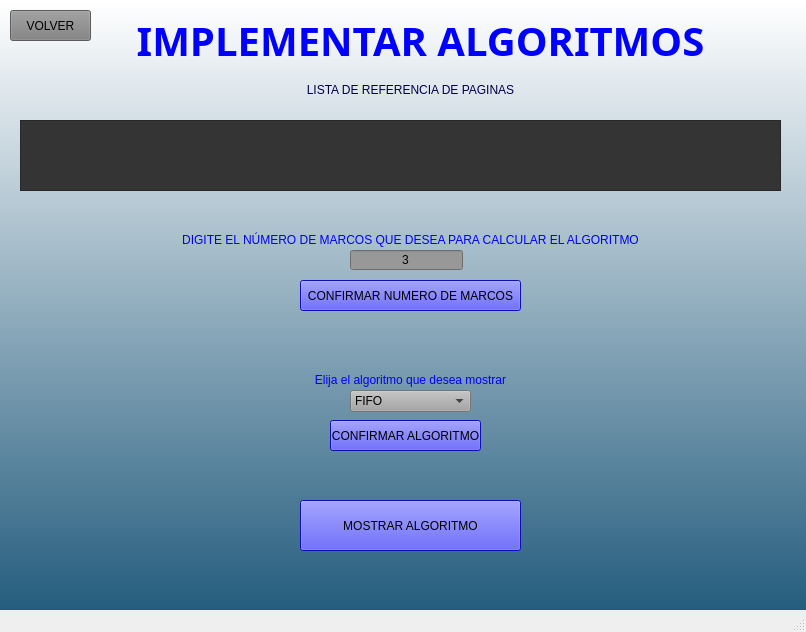
<?xml version="1.0" encoding="UTF-8"?>
<ui version="4.0">
 <class>MainWindow</class>
 <widget class="QMainWindow" name="MainWindow">
  <property name="geometry">
   <rect>
    <x>0</x>
    <y>0</y>
    <width>806</width>
    <height>632</height>
   </rect>
  </property>
  <property name="windowTitle">
   <string>MainWindow</string>
  </property>
  <property name="styleSheet">
   <string notr="true">QWidget#centralwidget{
background-color: qlineargradient(spread:repeat, x1:1, y1:1, x2:1, y2:0, stop:0 rgba(37, 93, 126, 255), stop:1 rgba(255, 255, 255, 255));}</string>
  </property>
  <widget class="QWidget" name="centralwidget">
   <widget class="QLabel" name="titulo_ventana">
    <property name="geometry">
     <rect>
      <x>110</x>
      <y>10</y>
      <width>621</width>
      <height>61</height>
     </rect>
    </property>
    <property name="sizePolicy">
     <sizepolicy hsizetype="Ignored" vsizetype="Preferred">
      <horstretch>0</horstretch>
      <verstretch>0</verstretch>
     </sizepolicy>
    </property>
    <property name="font">
     <font>
      <family>Arial Rounded MT</family>
      <pointsize>30</pointsize>
      <weight>87</weight>
      <italic>false</italic>
      <bold>true</bold>
     </font>
    </property>
    <property name="toolTip">
     <string>&lt;html&gt;&lt;head/&gt;&lt;body&gt;&lt;p align=&quot;center&quot;&gt;&lt;br/&gt;&lt;/p&gt;&lt;/body&gt;&lt;/html&gt;</string>
    </property>
    <property name="whatsThis">
     <string>&lt;html&gt;&lt;head/&gt;&lt;body&gt;&lt;p align=&quot;center&quot;&gt;&lt;br/&gt;&lt;/p&gt;&lt;/body&gt;&lt;/html&gt;</string>
    </property>
    <property name="styleSheet">
     <string notr="true">font: 700 30pt &quot;Arial Rounded MT&quot;;
color:Blue</string>
    </property>
    <property name="text">
     <string>&lt;html&gt;&lt;head/&gt;&lt;body&gt;&lt;p align=&quot;center&quot;&gt;IMPLEMENTAR ALGORITMOS&lt;/p&gt;&lt;/body&gt;&lt;/html&gt;</string>
    </property>
   </widget>
   <widget class="QPushButton" name="boton_volver">
    <property name="geometry">
     <rect>
      <x>10</x>
      <y>10</y>
      <width>81</width>
      <height>31</height>
     </rect>
    </property>
    <property name="styleSheet">
     <string notr="true">background-color: rgb(127, 127, 127);</string>
    </property>
    <property name="text">
     <string>VOLVER</string>
    </property>
   </widget>
   <widget class="QPushButton" name="boton_calcular_algoritmo">
    <property name="enabled">
     <bool>true</bool>
    </property>
    <property name="geometry">
     <rect>
      <x>300</x>
      <y>500</y>
      <width>221</width>
      <height>51</height>
     </rect>
    </property>
    <property name="styleSheet">
     <string notr="true">background-color: rgb(20, 20, 255);
font: 700 12pt &quot;Arial Rounded MT&quot;;</string>
    </property>
    <property name="text">
     <string>MOSTRAR ALGORITMO</string>
    </property>
   </widget>
   <widget class="QLabel" name="imagen_pulgar">
    <property name="geometry">
     <rect>
      <x>640</x>
      <y>360</y>
      <width>161</width>
      <height>151</height>
     </rect>
    </property>
    <property name="styleSheet">
     <string notr="true">image: url(:/icono/icono+pulgar.png);</string>
    </property>
    <property name="text">
     <string/>
    </property>
   </widget>
   <widget class="QLabel" name="subtitulo_lista_paginas">
    <property name="geometry">
     <rect>
      <x>220</x>
      <y>80</y>
      <width>381</width>
      <height>20</height>
     </rect>
    </property>
    <property name="toolTip">
     <string>&lt;html&gt;&lt;head/&gt;&lt;body&gt;&lt;p align=&quot;center&quot;&gt;&lt;br/&gt;&lt;/p&gt;&lt;/body&gt;&lt;/html&gt;</string>
    </property>
    <property name="whatsThis">
     <string>&lt;html&gt;&lt;head/&gt;&lt;body&gt;&lt;p align=&quot;center&quot;&gt;&lt;br/&gt;&lt;/p&gt;&lt;/body&gt;&lt;/html&gt;</string>
    </property>
    <property name="styleSheet">
     <string notr="true">color: rgb(0, 0, 77);
font: 16pt &quot;MS Shell Dlg 2&quot;;</string>
    </property>
    <property name="text">
     <string>LISTA DE REFERENCIA DE PAGINAS</string>
    </property>
    <property name="alignment">
     <set>Qt::AlignCenter</set>
    </property>
   </widget>
   <widget class="QLabel" name="label_marcos">
    <property name="geometry">
     <rect>
      <x>120</x>
      <y>230</y>
      <width>581</width>
      <height>20</height>
     </rect>
    </property>
    <property name="styleSheet">
     <string notr="true">color: rgb(0, 0, 255);
font: 87 10pt &quot;Arial Black&quot;;</string>
    </property>
    <property name="text">
     <string>DIGITE EL NÚMERO DE MARCOS QUE DESEA PARA CALCULAR EL ALGORITMO</string>
    </property>
    <property name="alignment">
     <set>Qt::AlignCenter</set>
    </property>
   </widget>
   <widget class="QLineEdit" name="ingresar_marcos">
    <property name="geometry">
     <rect>
      <x>350</x>
      <y>250</y>
      <width>113</width>
      <height>20</height>
     </rect>
    </property>
    <property name="styleSheet">
     <string notr="true">background-color: rgb(152, 152, 152);
font: 8pt &quot;Arial Rounded MT Bold&quot;;
</string>
    </property>
    <property name="text">
     <string>3</string>
    </property>
    <property name="alignment">
     <set>Qt::AlignCenter</set>
    </property>
   </widget>
   <widget class="QLabel" name="label_escoger_algoritmo">
    <property name="geometry">
     <rect>
      <x>260</x>
      <y>370</y>
      <width>301</width>
      <height>20</height>
     </rect>
    </property>
    <property name="styleSheet">
     <string notr="true">color: rgb(0, 0, 255);
font: 87 10pt &quot;Arial Black&quot;;</string>
    </property>
    <property name="text">
     <string>Elija el algoritmo que desea mostrar</string>
    </property>
    <property name="alignment">
     <set>Qt::AlignCenter</set>
    </property>
   </widget>
   <widget class="QPushButton" name="boton_confirmar_marcos">
    <property name="enabled">
     <bool>true</bool>
    </property>
    <property name="geometry">
     <rect>
      <x>300</x>
      <y>280</y>
      <width>221</width>
      <height>31</height>
     </rect>
    </property>
    <property name="styleSheet">
     <string notr="true">background-color: rgb(20, 20, 255);
font: 700 8pt &quot;Arial Rounded MT&quot;;</string>
    </property>
    <property name="text">
     <string>CONFIRMAR NUMERO DE MARCOS</string>
    </property>
   </widget>
   <widget class="QComboBox" name="seleccionar_algoritmo">
    <property name="geometry">
     <rect>
      <x>350</x>
      <y>390</y>
      <width>121</width>
      <height>22</height>
     </rect>
    </property>
    <property name="styleSheet">
     <string notr="true">background-color: rgb(165, 165, 165);
</string>
    </property>
    <item>
     <property name="text">
      <string>FIFO</string>
     </property>
    </item>
    <item>
     <property name="text">
      <string>LRU</string>
     </property>
    </item>
    <item>
     <property name="text">
      <string>OPTIMO</string>
     </property>
    </item>
    <item>
     <property name="text">
      <string>FIFO MEJORADO</string>
     </property>
    </item>
   </widget>
   <widget class="QPushButton" name="boton_confirmar_marcos_2">
    <property name="enabled">
     <bool>true</bool>
    </property>
    <property name="geometry">
     <rect>
      <x>330</x>
      <y>420</y>
      <width>151</width>
      <height>31</height>
     </rect>
    </property>
    <property name="styleSheet">
     <string notr="true">background-color: rgb(20, 20, 255);
font: 700 8pt &quot;Arial Rounded MT&quot;;</string>
    </property>
    <property name="text">
     <string>CONFIRMAR ALGORITMO</string>
    </property>
   </widget>
   <widget class="QTableWidget" name="tabla_referencias">
    <property name="geometry">
     <rect>
      <x>20</x>
      <y>120</y>
      <width>761</width>
      <height>71</height>
     </rect>
    </property>
    <property name="styleSheet">
     <string notr="true">background-color: rgb(52, 52, 52);</string>
    </property>
    <attribute name="horizontalHeaderDefaultSectionSize">
     <number>39</number>
    </attribute>
   </widget>
  </widget>
  <widget class="QMenuBar" name="menubar">
   <property name="geometry">
    <rect>
     <x>0</x>
     <y>0</y>
     <width>806</width>
     <height>21</height>
    </rect>
   </property>
  </widget>
  <widget class="QStatusBar" name="statusbar"/>
 </widget>
 <resources>
  <include location="imagenes/imagenes.qrc"/>
 </resources>
 <connections/>
</ui>
